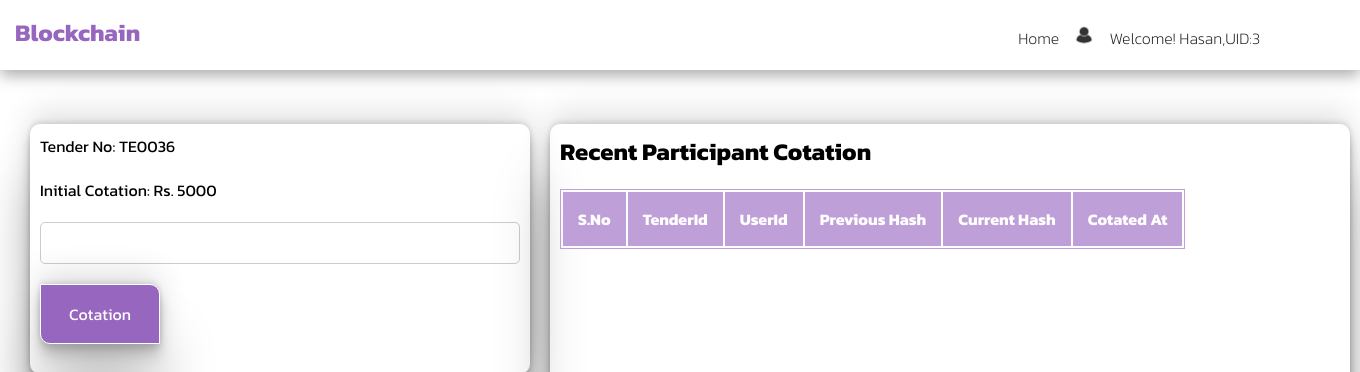
Page /viewBidDetails/23/ (signed in) on the committed database.
### eadmin/models.py (models this page shows)
class particpants(models.Model):
    username = models.CharField(max_length=100,null=False, blank=False)
    password = models.CharField(max_length=100)
    contact = models.CharField(max_length=100)
    email = models.CharField(max_length=100)
    profile_picture = models.ImageField(upload_to=getFile,null=True,blank=True)
    created_at=models.DateTimeField(auto_now_add=True)

class tender(models.Model):
    title = models.CharField(max_length=100,null=False, blank=False)
    started_at = models.DateTimeField()
    ended_at = models.DateTimeField()
    img = models.ImageField(upload_to=getFile,null=True,blank=True)
    created_at=models.DateTimeField(auto_now_add=True)
    tenderNo = models.CharField(max_length=100,null=False,blank=False)
    status=  models.BooleanField(default=True)
    winnerid=  models.IntegerField(default=0)
    blockid=  models.IntegerField(default=0)
    initalCotation = models.CharField(max_length=100,null=False,blank=False,default=0)

### eadmin/views.py (the view)
# urls.py: path("viewBidDetails/<int:tender_id>/",views.getBidDetails, name="viewBidDetails"),
def getBidDetails(request,tender_id):
    tenders=tender.objects.get(pk=tender_id)
    logger.warning(f"tender:{tenders}")
    request.tender_id = tender_id
    bl_block = isTenderCotatedByUser(tender_id)
    participant_info = getattr(request, 'participant_info', None)
    return render(request,'e-participant/tenderDetails.html',{'tenderDetails':tenders,'block_list': bl_block, 'participant_info': participant_info})

### eadmin/BlockchainMiddleWare.py (called while the page is built)
    def __call__(self, request):
        tender_id = request.GET.get('tender_id', None)  # Assuming the tenderid is passed via GET parameter
        block_list = None
        if tender_id:
            block_list = Blockchain.objects.filter(tenderid=tender_id)
            request.block_list = block_list
        else:
            request.block_list = None
        response = self.get_response(request)
        return response

### eadmin/tenderMiddleware.py (called while the page is built)
    def __call__(self, request):
        tenderList = None
        getTender = tender.objects.filter(status=True)
        request.tenderList = getTender
        response = self.get_response(request)
        return response

### eadmin/views.py (called while the page is built)
def isTenderCotatedByUser(tender_id):
    blocks=Blockchain.objects.filter(tenderid=tender_id)
    cotation = []
    isactive =False
    for bb in blocks:
        obj = bb.data
        currentUserid = obj['data']['userid']
        print("line 400:",bb.id)
        cotation.append({'bbid':bb.id,'userid':currentUserid,'tenderid':bb.tenderid,'transaction':obj['data']['transaction'],'previousHash':bb.previousHash,'currentHash':bb.currentHash,'updated_at':bb.updated_at})
    print(cotation)
    return cotation

### templates/e-participant/tenderDetails.html (shortened to what this page needs)
{% extends 'e-participant/layout.html' %}
{% block content %}
    <div class="bl-container">
         <div class="card cotation-card ">
            <p>Tender No: {{ tenderDetails.tenderNo }}</p>
            <p>Initial Cotation: Rs. {{ tenderDetails.initalCotation }}</p>
            <form  method="post" action="{% url 'newCotation' %}">
                <input type="text" name="amount" class="form-control">
                <button type="submit" class="bl-btn wd-1">Cotation</button>
            </form>
        </div>
        <div class="card cotation-card wd ">
            <h2>Recent Participant Cotation </h2>
            <table>
                <thead>
                    <th>S.No</th>
                    <th>TenderId</th>
                    <th>UserId</th>
                    <th>Previous Hash</th>
                    <th>Current Hash</th>
                    <th>Cotated At</th>
                </thead>
            </table>
        </div>
    </div>
{% endblock %}

### templates/e-participant/layout.html (shortened to what this page needs)
<html lang="en">
<head>
    {% load static %}
    <link rel="stylesheet" href="{% static 'css/style.css' %}">
    <link rel="stylesheet" href="https://cdnjs.cloudflare.com/ajax/libs/font-awesome/6.5.1/css/all.min.css" />
</head>
<body>
    <header>
        <nav>
             <h1>Blockchain</h1>
            <ul>
                <li><a href="{% url 'dashboard' %}">Home</a></li>
                <li class="dropdown">
                    <div class="dropbtn">
                        <img src="{% static 'profile/default.jpg' %}" alt="" height="30px" width="30px">
                    </div>
                </li>
                {% if participant_info %}
                <li><a href="#">Welcome! <b class="bl-fnt">{{participant_info.username}},UID:{{participant_info.id}}</b></a></li>
                {% endif%}
            </ul>
        </nav>
    </header>
    <a href="{% url 'dashboard' %}">Home</a>
    <a href="{% url 'bid_details' %}">Bid Details</a>
    <a href="{% url 'index' %}">Logout</a>
    {% block content %}
    {% endblock  %}
</body>
</html>

### static/css/style.css (style rules this page uses)
* { box-sizing: border-box; padding: 0; margin: 0; list-style: none; font-family: 'Kanit', sans-serif; text-decoration: none; }
:root { --primary-color: #9766be; --light-primary-color: #be9fd8; --green-color:#0c8835; --white-color: #ffff; --black-color: #0a0a0aee; --red-color:#d30202; }
header { background-color: var(--white-color); height: 70px; width: 100%; top: 0; position: sticky; z-index: 1000; box-shadow: rgba(0, 0, 0, 0.35) 0px 5px 15px; }
header nav { display: flex; cursor: pointer; justify-content: space-between; }
header nav h1 { margin: 15px; }
header nav ul { margin: 15px; display: flex; justify-content: flex-end; align-items: flex-end; }
header nav ul li { padding: 5px; }
header nav ul li:last-child { margin-right: 80px; }
nav h1 { color: var(--primary-color); }
li a { color: var(--black-color); }
.card { height: 300px; margin: 10px; position: relative; width: 300px; border-radius: 10px; box-shadow: rgba(0, 0, 0, 0.25) 0px 54px 55px, rgba(0, 0, 0, 0.12) 0px -12px 30px, rgba(0, 0, 0, 0.12) 0px 4px 6px, rgba(0, 0, 0, 0.17) 0px 12px 13px, rgba(0, 0, 0, 0.09) 0px -3px 5px; }
.bl-form p, a { color: var(--white-color); font-weight: 200; }
.form-control { width: 100%; padding: 10px; margin-bottom: 10px; border: 1px solid #ccc; border-radius: 5px; box-sizing: border-box; }
.dropbtn { align-items: center; flex-direction: column; }
.bl-fnt { font-weight: 200; }
.bl-container { height: 100%; width: 100%; display: grid; margin: 20px; grid-template-columns: 1fr 1fr 1fr; }
.bl-btn { display: absolute; border: 1px solid var(--white-color); color: var(--black-color); cursor: pointer; background-color: var(--primary-color); text-align: center; margin-top: 10px; border-radius: 0px 10px 0px 10px; box-shadow: rgba(0, 0, 0, 0.25) 0px 54px 55px, rgba(0, 0, 0, 0.12) 0px -12px 30px, rgba(0, 0, 0, 0.12) 0px 4px 6px, rgba(0, 0, 0, 0.17) 0px 12px 13px, rgba(0, 0, 0, 0.09) 0px -3px 5px; }
.bl-btn.wd-1 { width: 120px; height: 60px; font-size: 1em; color: var(--white-color); }
.card.cotation-card { height: 250px; width: 500px; }
.cotation-card p, form { padding: 10px; }
.card.cotation-card.wd { height: 80%; width: 800px; overflow: scroll; }
.wd h2 { padding: 10px; }
table { margin: 10px; border: 1px solid var(--light-primary-color) }
table thead { background-color: var(--light-primary-color); color: var(--white-color); }
table thead th { padding: 15px; }

### rows in the picture
particpants: username "Hasan", id "3"
tender: tenderNo "TE0036", initalCotation "5000"
